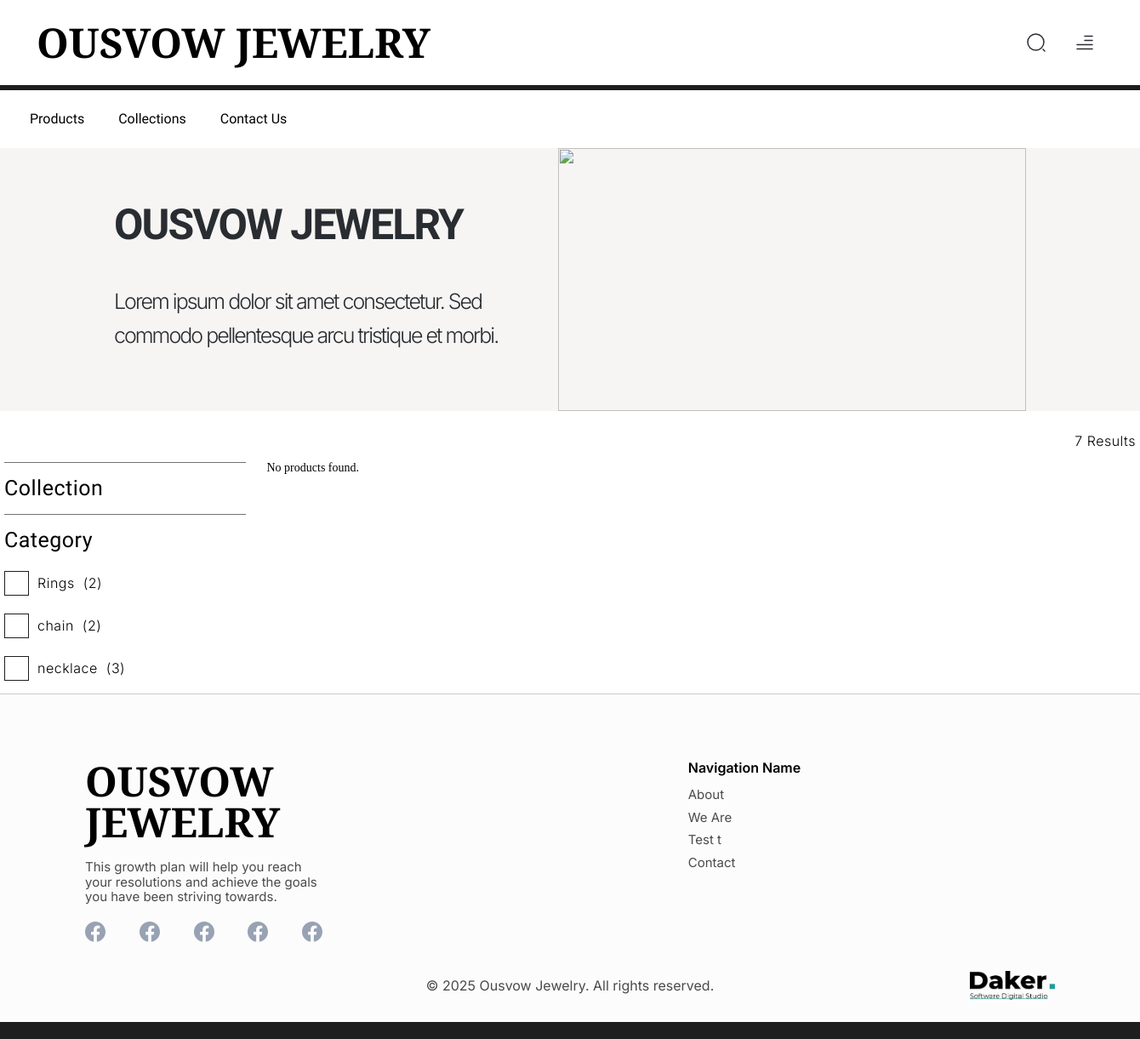
The app's page /catalog/, older data.
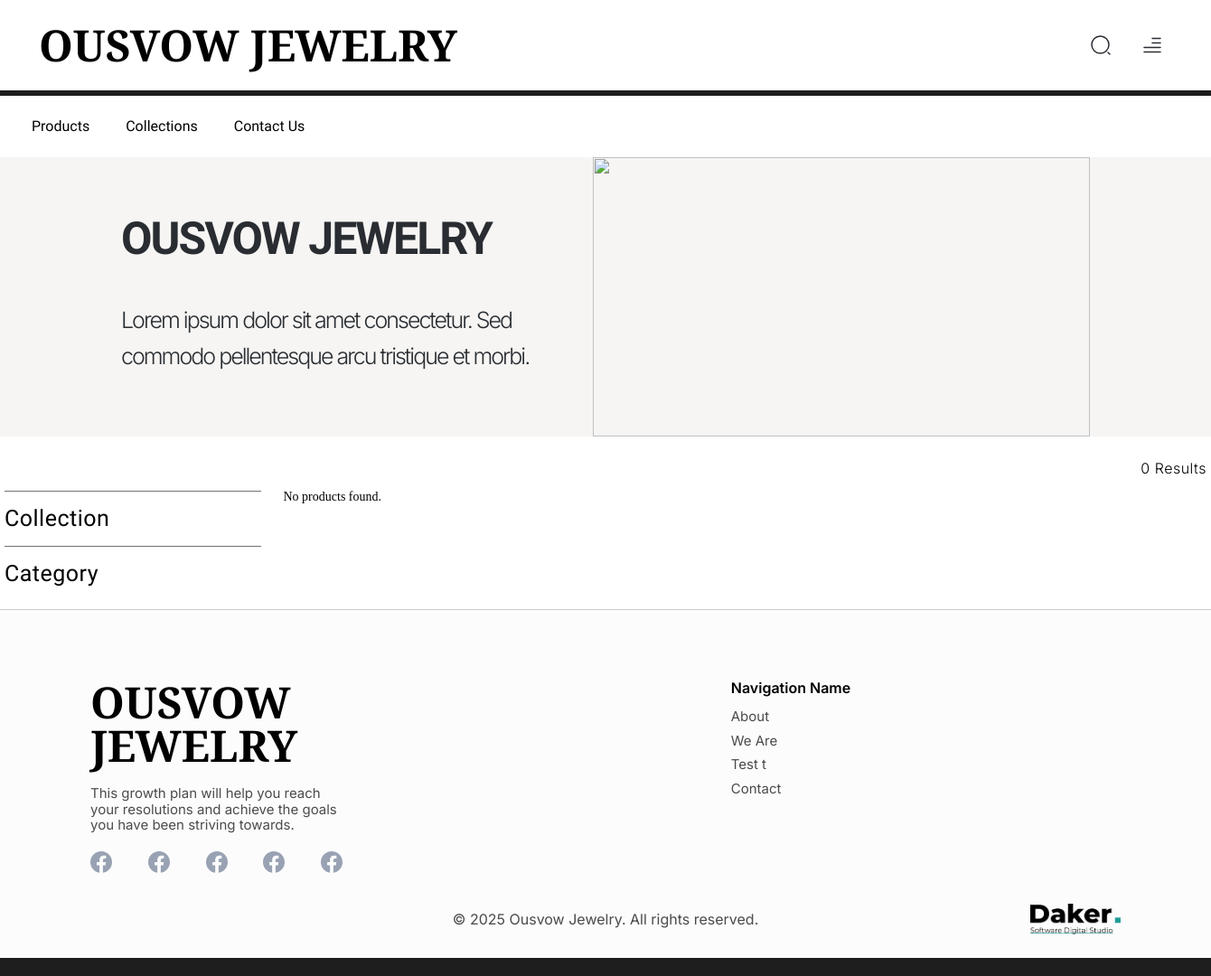
The same page, newer data.
### catalog/models.py (models this page shows, shortened)
class TimestampedModel(models.Model):
    created_at = models.DateTimeField(auto_now_add=True, db_index=True)
    updated_at = models.DateTimeField(auto_now=True)
    class Meta:
        abstract = True

class Category(TimestampedModel):
    name = models.CharField(max_length=200, unique=True)
    slug = models.SlugField(max_length=220, unique=True, help_text="Auto-filled from name")
    description = models.TextField(blank=True)
    class Meta:
        ordering = ["name"]
        indexes = [models.Index(fields=["slug"])]

### catalog/views.py (the view)
# urls.py: path("catalog/", views.product_list_view, name="list"),       # /catalog/
def product_list_view(request):
    selected_collections = request.GET.getlist("collection")
    selected_categories  = request.GET.getlist("category")
    products_qs = (
        Product.objects.filter(is_active=True)
        .select_related("collection", "category")
        .prefetch_related("images")
        .order_by("name")
    )
    if selected_collections:
        products_qs = products_qs.filter(collection__slug__in=selected_collections)
    if selected_categories:
        products_qs = products_qs.filter(category__slug__in=selected_categories)
    total_results = products_qs.count()
    collections = (
        Collection.objects
        .annotate(
            product_count=Count(
                "products",
                filter=Q(products__is_active=True) &
                       (Q(products__category__slug__in=selected_categories) if selected_categories else Q()),
                distinct=True,
            )
        )
        .order_by("name")
    )
    categories = (
        Category.objects
        .annotate(
            product_count=Count(
                "products",
                filter=Q(products__is_active=True) &
                       (Q(products__collection__slug__in=selected_collections) if selected_collections else Q()),
                distinct=True,
            )
        )
        .order_by("name")
    )
    context = {
        "products": products_qs,
        "collections": collections,
        "categories": categories,
        "selected_collections": selected_collections,
        "selected_categories": selected_categories,
        "total_results": total_results,
    }
    return render(request, "catalog/product_list.html", context)

### templates/catalog/product_list.html (shortened to what this page needs)
{% extends 'base.html' %}
{% load static %}
{% block extra_css %}
<link href="{% static 'css/pages/catalog.css' %}" rel="stylesheet" />
{% endblock %}
{% block content %}
<div class="catalog__wrapper">
  <div class="catalog__image">
    <div class="catalog__image-name">
      <h2>OUSVOW JEWELRY</h2>
      <p>Lorem ipsum dolor sit amet consectetur. Sed commodo pellentesque arcu tristique et morbi.</p>
    </div>
    <div class="catalog__image-img">
      <img src="{% static 'img/catalog/back.jpg' %}" alt="" />
    </div>
  </div>
  <div class="catalog__container">
    <div class="catalog__container-results">
      <span>{{ total_results }} Results</span>
    </div>
    <div class="catalog__container-wrapper">
      <aside class="catalog__filter">
        <form id="filterForm" method="get" class="js-filter">
          <div class="catalog__filter-element">
            <div class="catalog__filter-line"></div>
            <p>Collection</p>
          </div>
          <div class="catalog__filter-element">
            <div class="catalog__filter-line"></div>
            <p>Category</p>
            {% for cat in categories %}
              {% if cat.product_count > 0 %}
              <div class="catalog__filter__small">
                <div class="chk">
                  <label for="cat-{{ cat.slug }}" class="chk__label">
                    <span class="chk__box" aria-hidden="true"></span>
                    {{ cat.name }} <span>({{ cat.product_count }})</span>
                  </label>
                </div>
              </div>
              {% endif %}
            {% endfor %}
          </div>
        </form>
      </aside>
      <div class="catalog__results">
        {% if products %}
        {% for p in products %}
        <a class="catalog__element" href="{{ p.get_absolute_url }}">
          <div class="catalog__element-img">
            {% with img=p.images.all|first %}
            {% if img %}
            <img src="{{ img.image.url }}" alt="{{ p.name }}">
            {% else %}
            <img src="{% static 'img/catalog/catalog-placeholder.png' %}" alt="{{ p.name }}">
            {% endif %}
            {% endwith %}
          </div>
          <h4>{{ p.name }}</h4>
          <p>{{ p.price }} {{ p.currency }}</p>
        </a>
        {% endfor %}
        {% else %}
        <p>No products found.</p>
        {% endif %}
      </div>
    </div>
  </div>
</div>
{% endblock %}

### templates/base.html (shortened to what this page needs)
{% load static %}
<!DOCTYPE html>
<html lang="en">
  <head>
    <link href="{% static 'css/main.css' %}" rel="stylesheet" />
    <link rel="stylesheet" href="https://cdn.jsdelivr.net/npm/plyr@3/dist/plyr.css">
    {% block extra_css %}
    {% endblock %}
  </head>
  <body>
    <div class="main__wrapper">
      <header>
        <p>OUSVOW JEWELRY</p>
        <div class="header__about-menu">
          <div class="header__about-search">
            <img src="{% static 'img/common/search-normal.svg' %}" alt="Search icon" />
          </div>
          <div class="header__about-burger">
            <img src="{% static 'img/common/textalign-justifyright.svg' %}" alt="Burger icon" />
          </div>
        </div>
      </header>
      <nav>
        <div class="navigation__wrapper">
          <a class="navigation__element">Products</a>
          <a class="navigation__element">Collections</a>
          <a class="navigation__element">Contact Us</a>
        </div>
      </nav>
      {% block content %}
      {% endblock %}
      <footer>
        <div class="footer__container">
          <div class="footer__wrapper">
            <div class="footer__desc">
              <h2>OUSVOW JEWELRY</h2>
              <p>This growth plan will help you reach your resolutions and achieve the goals you have been striving towards.</p>
              <div class="footer__social">
                <a href="#" class="footer__element"><img src="{% static 'img/common/facebook.svg' %}" alt="" /></a>
                <a href="#" class="footer__element"><img src="{% static 'img/common/facebook.svg' %}" alt="" /></a>
                <a href="#" class="footer__element"><img src="{% static 'img/common/facebook.svg' %}" alt="" /></a>
                <a href="#" class="footer__element"><img src="{% static 'img/common/facebook.svg' %}" alt="" /></a>
                <a href="#" class="footer__element"><img src="{% static 'img/common/facebook.svg' %}" alt="" /></a>
              </div>
            </div>
            <div class="footer__navigation">
              <div class="footer__navigation-element">
                <h4>Navigation Name</h4>
                <p>About</p>
                <p>We Are</p>
                <p>Test t</p>
                <p>Contact</p>
              </div>
            </div>
          </div>
          <div class="footer__rights-created">
            <div class="footer__created">
              <a href="#"><img src="{% static 'img/common/logo_big.png' %}" alt="" /></a>
            </div>
            <div class="footer__rights">
              © {% now 'Y' %} Ousvow Jewelry. All rights reserved.
            </div>
          </div>
        </div>
      </footer>
    </div>
  </body>
</html>

### static/css/main.css (style rules this page uses)
* { padding: 0; margin: 0; border: 0; }
*, *:before, *:after { -moz-box-sizing: border-box; -webkit-box-sizing: border-box; box-sizing: border-box; }
nav, footer, header, aside { display: block; }
html, body { height: 100%; width: 100%; font-size: 100%; line-height: 1; font-size: 14px; -ms-text-size-adjust: 100%; -moz-text-size-adjust: 100%; -webkit-text-size-adjust: 100%; }
a, a:visited { text-decoration: none; }
img { vertical-align: top; }
h1, h2, h3, h4, h5, h6 { font-size: inherit; font-weight: 400; }
.main__wrapper { min-height: 500px; width: 100%; }
header { height: 106px; width: 100%; background-color: #fff; display: flex; align-items: center; justify-content: space-between; padding: 0px 53px 0px 43px; border-bottom: 6px solid #1e1e1e; }
header p { font-family: 'Playfair Display', serif; font-weight: 700; font-style: Bold; font-size: 48px; line-height: 100%; letter-spacing: 0%; }
.header__about-menu { display: flex; justify-content: space-between; width: 81px; height: 24px; }
nav { height: 68px; width: 100%; display: flex; align-items: center; padding: 0px 35px; background-color: #fff; box-shadow: 0px 4px 10px 0px #00000040; }
.navigation__wrapper { display: flex; align-items: center; }
.navigation__element { margin-right: 40px; font-family: 'Plus Jakarta Sans', sans-serif; font-weight: 500; font-style: Medium; font-size: 16px; line-height: 100%; letter-spacing: 0%; }
footer { border-top: 1px solid rgba(0, 0, 0, 0.2); background-color: #EAECF029; width: 100%; height: 406px; display: flex; align-items: center; justify-content: center; border-bottom: #1e1e1e 20px solid; }
.footer__container { width: 1140px; height: 100%; padding-top: 78px; }
.footer__wrapper { width: 100%; display: flex; justify-content: space-between; }
.footer__desc { width: 279px; height: 239px; }
.footer__desc h2 { font-family: 'Playfair Display', serif; font-weight: 700; font-style: Bold; font-size: 48px; line-height: 100%; letter-spacing: 0%; }
.footer__desc p { margin-top: 20px; font-family: 'Inter', sans-serif; font-weight: 400; color: #1e1e1ecc; font-size: 15px; line-height: 17.5px; letter-spacing: 0px; }
.footer__social { margin-top: 20px; display: flex; width: 100%; justify-content: space-between; }
.footer__social a { width: 24px; height: 24px; }
.footer__navigation { width: 730px; display: flex; justify-content: space-evenly; }
.footer__navigation-element { height: 100%; }
.footer__navigation-element h4 { font-weight: 600; font-style: Semi Bold; font-size: 16px; font-family: 'Inter', sans-serif; line-height: 100%; letter-spacing: 0%; margin-bottom: 15px; }
.footer__navigation-element p { font-family: 'Inter', sans-serif; font-weight: 400; font-size: 15px; line-height: 17.5px; letter-spacing: 0px; color: #1e1e1ecc; margin-bottom: 9px; }
.footer__rights-created { width: 100%; height: 50px; position: relative; display: flex; align-items: center; justify-content: center; }
.footer__created { position: absolute; width: 100px; height: 50px; right: 0; }
.footer__created a { width: 100%; height: 100%; display: flex; align-items: center; justify-content: center; }
.footer__created img { width: 100%; height: 100%; object-fit: contain; }
.footer__rights { font-family: 'Inter', sans-serif; font-weight: 400; font-size: 16px; color: #1e1e1ecc; line-height: 24px; letter-spacing: 0%; }

Row changes from the older to the newer data that the page shows:
no longer on this page (row edited): Category: name "Rings", product_count "2"
no longer on this page (row edited): Category: name "chain", product_count "2"
no longer on this page (row edited): Category: name "necklace", product_count "3"
Text that changed along with them:
{{ total_results }}: "7" → "0"
